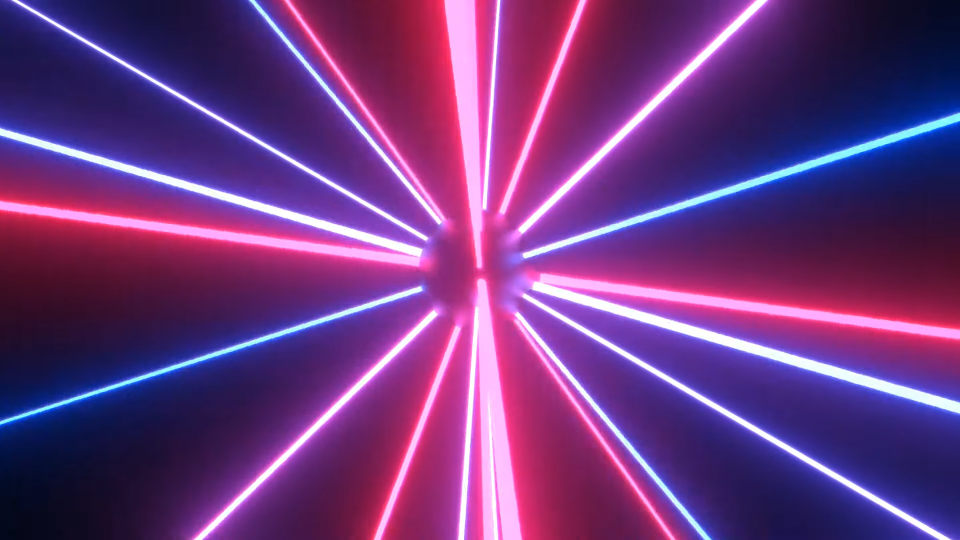
#> input picture fourth_practice/image.png, 1920 x 1080 px, found by its file name (shown at 1/2 size); its folder holds only this picture in this run
$ python fourth_practice.py
#> lines starting #> are read from the running program, lines starting #| are printed output that depends on the picture; after the words box and inside, x2 and y2 are one past the last pixel; in counts of white or black regions, pixels touching at a corner belong together
import sys
import numpy as np
import matplotlib.pyplot as plt
import os
import cv2

base_practice_folder = 'fourth_practice/'
csv_output_folder = f'{base_practice_folder}/csv_output'
if not os.path.exists(csv_output_folder):
    os.makedirs(csv_output_folder)

histogram_output_folder = f'{base_practice_folder}/histograms'
if not os.path.exists(histogram_output_folder):
    os.makedirs(histogram_output_folder)

images_output_folder = f'{base_practice_folder}/images'
if not os.path.exists(images_output_folder):
    os.makedirs(images_output_folder)

def save_channel_to_csv(channel, filename, fmt='%.8f'):
    filepath = os.path.join(csv_output_folder, filename)
    np.savetxt(filepath, channel, delimiter=',', fmt=fmt)

image = cv2.imread(f'{base_practice_folder}/image.png')
#> image is the input picture: shape (1080, 1920, 3); mean B, G, R 127, 56.8, 110.5

log_process = False

intensity_matrix = cv2.cvtColor(image, cv2.COLOR_BGR2GRAY)
# intensity_matrix = np.array([
#     [153, 175, 160, 176, 159, 149],
#     [167, 163, 158, 155, 162, 166],
#     [171, 171, 153, 153, 179, 159],
#     [167, 165, 163, 176, 152, 170],
#     [160, 152, 179, 151, 179, 147],
#     [158, 173, 176, 162, 167, 157],
# ])

sorted_normalized_intensity_matrix = np.sort(intensity_matrix, axis=None).reshape(intensity_matrix.shape)
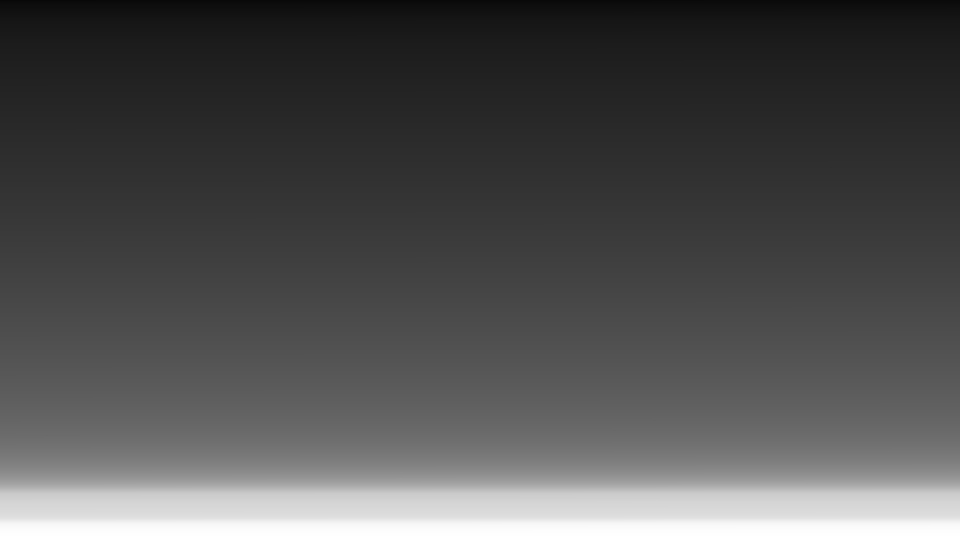
#> sorted_normalized_intensity_matrix: shape (1080, 1920) (shown at 1/2 size); min 7, max 255, mean 80.8
unique_sorted_normalized_intensity_matrix = np.unique(sorted_normalized_intensity_matrix)
#> unique_sorted_normalized_intensity_matrix = 249 values from 7 to 255

save_intensity_histogram = True

if save_intensity_histogram:
    min_intensity = np.min(sorted_normalized_intensity_matrix)
#> min_intensity = 7
    max_intensity = np.max(sorted_normalized_intensity_matrix)
#> max_intensity = 255

    counts, bins, patches = plt.hist(sorted_normalized_intensity_matrix.ravel(), bins=30, color='blue', alpha=0.7)
#> counts = 30 values, max 213609 at index 3, min 7041 at index 21, mean 69120; bins = 31 values from 7 to 255; patches = 30 items

    plt.title('Histograma de Intensidades')
    plt.xlabel('Intensidad')
    plt.ylabel('Frecuencia')
    plt.savefig(f'{histogram_output_folder}/segment_deviations.png')
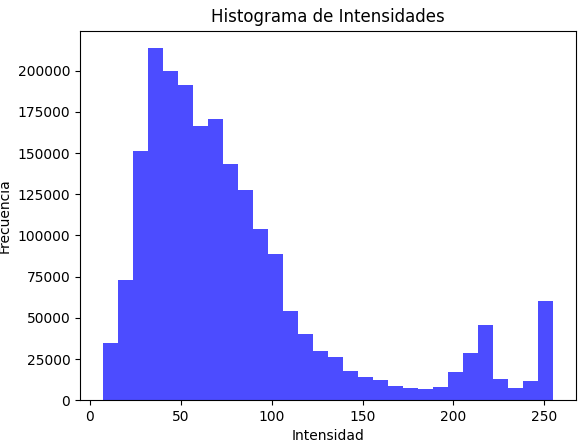
#> figure drawn by matplotlib, 1 panel; tallest bar 213609 high, from x = 31.8 to 40.07

# Calcular la frecuencia de ocurrencia de cada intensidad
unique, counts = np.unique(sorted_normalized_intensity_matrix, return_counts=True)
#> unique = 249 values from 7 to 255; counts = 249 values, max 27288 at index 38, min 190 at index 0, mean 8327.7
frequency = dict(zip(unique, counts))
#> frequency = 249 items

# Normalizar la frecuencia por el tamaño de la matriz
total_elements = sorted_normalized_intensity_matrix.size
normalized_intensity_frequency = {k: int(v) for k, v in frequency.items()}
#> normalized_intensity_frequency = 249 items
normalized_intensity_frequency_matrix = np.vectorize(normalized_intensity_frequency.get)(sorted_normalized_intensity_matrix)
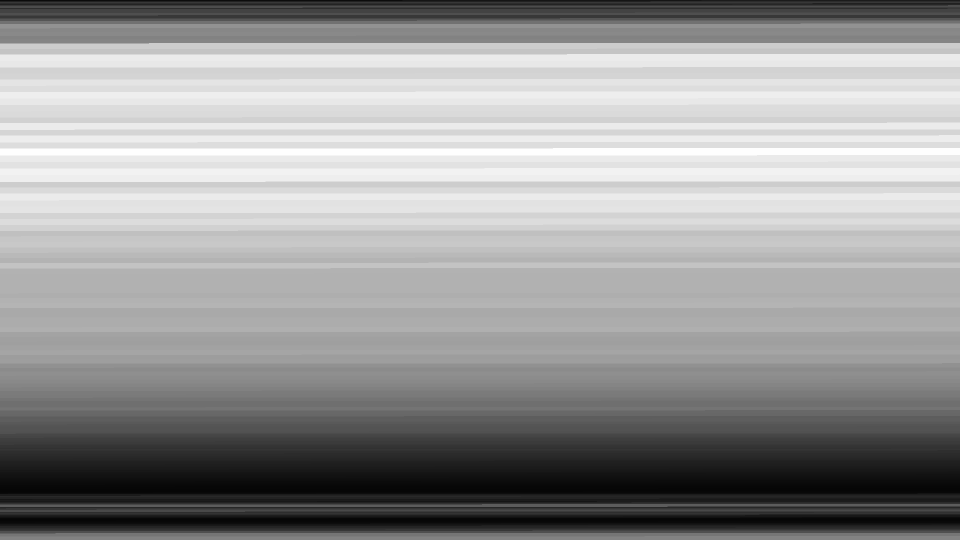
#> normalized_intensity_frequency_matrix: shape (1080, 1920) int64 (shown at 1/2 size); min 190, max 27288, mean 16450.9; drawn with min black and max white

flattened_intensity_matrix = sorted_normalized_intensity_matrix.flatten()
flattened_frequency_matrix = normalized_intensity_frequency_matrix.flatten()
unique_values, indices = np.unique(flattened_intensity_matrix, return_index=True)
#> unique_values = 249 values from 7 to 255; indices = 249 values from 0 to 2059529
unique_frequencies = flattened_frequency_matrix[indices]
#> unique_frequencies has the same summary as counts
unique_probabilities = unique_frequencies / normalized_intensity_frequency_matrix.size
#> unique_probabilities = 249 values, max 0.0132 at index 38, min 9.16e-05 at index 0, mean 0.00402

if log_process:
    print(unique_sorted_normalized_intensity_matrix)
    print(sorted_normalized_intensity_matrix)
    print(f'Frecuencia de normalizada de ocurrencia: {normalized_intensity_frequency_matrix}')
    print(intensity_matrix.size)

print(f'Resultados: {unique_values}')
#| Resultados: [  7   8   9  10  11  12  13  14  15  16  17  18  19  20  21  22  23  24
#|   25  26  27  28  29  30  31  32  33  34  35  36  37  38  39  40  41  42
#|   43  44  45  46  47  48  49  50  51  52  53  54  55  56  57  58  59  60
#|   61  62  63  64  65  66  67  68  69  70  71  72  73  74  75  76  77  78
#|   79  80  81  82  83  84  85  86  87  88  89  90  91  92  93  94  95  96
#|   97  98  99 100 101 102 103 104 105 106 107 108 109 110 111 112 113 114
#> (further printed lines are left out)
print(f'Frecuencias unicas: {unique_frequencies}')
#| Frecuencias unicas: [  190   615  2518  3738  6084  3680  4271  8309  5130  7349  7386  8646
#|   6150  6174  9314 12287 15779 14604 14808 14011 14375 22016 21060 25191
#|  24880 22585 22769 24493 23779 25525 24941 23645 23462 22410 25255 22849
#|  25397 23751 27288 25102 24273 25909 25493 22028 23368 25231 24262 24452
#|  22715 23619 22430 20686 21244 21537 20634 19933 19227 20924 19168 19049
#|  19089 19068 19002 18702 19129 19398 18177 18196 18521 18563 18816 17584
#> (further printed lines are left out)
print(f'Frecuencias de aparición: {unique_probabilities}')
#| Frecuencias de aparición: [9.16280864e-05 2.96585648e-04 1.21431327e-03 1.80266204e-03
#|  2.93402778e-03 1.77469136e-03 2.05970293e-03 4.00704090e-03
#|  2.47395833e-03 3.54407793e-03 3.56192130e-03 4.16956019e-03
#|  2.96585648e-03 2.97743056e-03 4.49170525e-03 5.92544367e-03
#|  7.60947145e-03 7.04282407e-03 7.14120370e-03 6.75684799e-03
#|  6.93238812e-03 1.06172840e-02 1.01562500e-02 1.21484375e-02
#> (further printed lines are left out)

image_mean = np.sum(unique_values * unique_probabilities) #uT
#> image_mean = 80.84

def calculate_variance_relation(image_mean, unique_probabilities, unique_values, intensity_threshold=162):
    thresholded_segment = unique_values <= intensity_threshold

    first_belonging_matrix = np.where(thresholded_segment, 1, 0)
    second_belonging_matrix = np.where(thresholded_segment, 0, 1)

    flattened_first_belonging = first_belonging_matrix.ravel()
    flattened_second_belonging = second_belonging_matrix.ravel()

    ocurrence_frequency_of_first_belonging = np.sum(flattened_first_belonging * unique_probabilities)
    ocurrence_frequency_of_second_belonging = np.sum(flattened_second_belonging * unique_probabilities)

    if ocurrence_frequency_of_first_belonging == 0 or ocurrence_frequency_of_second_belonging == 0:
        return float('inf')  # Evitar división por cero

    mean_first_belonging_matrix = np.sum(unique_values * unique_probabilities * flattened_first_belonging) / ocurrence_frequency_of_first_belonging #u0
    mean_second_belonging_matrix = np.sum(unique_values * unique_probabilities * flattened_second_belonging) / ocurrence_frequency_of_second_belonging #u1

    binarized_variance = (ocurrence_frequency_of_first_belonging*(mean_first_belonging_matrix - image_mean)**2) + (ocurrence_frequency_of_second_belonging*(mean_second_belonging_matrix - image_mean)**2)

    image_variance = (unique_values-image_mean)**2 * unique_probabilities

    variance_relationship = binarized_variance / np.sum(image_variance) #n = d²_b / d²_T

    if log_process:
        print(f'Suma de productos de los vectores de frecuencia y pertenencia (primera matriz de pertenencia): {ocurrence_frequency_of_first_belonging}')
        print(f'Suma de productos de los vectores de frecuencia y pertenencia (segunda matriz de pertenencia): {ocurrence_frequency_of_second_belonging}')
        print(f'Media de la primera matriz de pertenencia: {mean_first_belonging_matrix}')
        print(f'Media de la segunda matriz de pertenencia: {mean_second_belonging_matrix}')
        print(f'Varianza binarizada: {binarized_variance}')
        print(f'Varianza de la imagen: {np.sum(image_variance)}')
        print(f'Relación de varianzas: {variance_relationship}')
        print('\n')

    return variance_relationship

def find_optimal_threshold(sorted_normalized_intensity_matrix):
    min_intensity = int(np.min(sorted_normalized_intensity_matrix))
    max_intensity = int(np.max(sorted_normalized_intensity_matrix))
    optimal_threshold = min_intensity
    min_rv = float('inf')

    for threshold in range(min_intensity, max_intensity + 1):
        print(f'Resultados para umbral con intensidad: {threshold}')
        rv = calculate_variance_relation(image_mean=image_mean, unique_probabilities=unique_probabilities, unique_values=unique_values, intensity_threshold=threshold)
        if rv < min_rv:
            min_rv = rv
            optimal_threshold = threshold

    return optimal_threshold, min_rv

def calculate_entropy(probabilities):
    probabilities = probabilities[probabilities > 0]  # Eliminar ceros para evitar log(0)
    return -probabilities * np.log10(probabilities)

def calculate_total_entropy(intensity_threshold=162):
    thresholded_segment = unique_values <= intensity_threshold

    first_belonging_matrix = np.where(thresholded_segment, 1, 0).ravel()
    second_belonging_matrix = np.where(thresholded_segment, 0, 1).ravel()

    ocurrence_frequency_of_first_belonging = np.sum(first_belonging_matrix * unique_probabilities)
    ocurrence_frequency_of_second_belonging = np.sum(second_belonging_matrix * unique_probabilities)

    if ocurrence_frequency_of_first_belonging == 0 or ocurrence_frequency_of_second_belonging == 0:
        return float('inf')  # Evitar división por cero

    first_belonging_probabilities = calculate_entropy(ocurrence_frequency_of_first_belonging)
    second_belonging_probabilities = calculate_entropy(ocurrence_frequency_of_second_belonging)

    print(f'Entropía del primer bloque {first_belonging_probabilities}')
    print(f'Entropía del segundo bloque {second_belonging_probabilities}')

    return np.sum(first_belonging_probabilities + second_belonging_probabilities)

def find_optimal_threshold_min_entropy(intensities):
    min_intensity = int(np.min(intensities))
    max_intensity = int(np.max(intensities))
    optimal_threshold = min_intensity
    min_entropy = float('inf')

    for threshold in range(min_intensity, max_intensity + 1):
        print(f'Resultados para umbral con intensidad: {threshold}')
        total_entropy = calculate_total_entropy(intensity_threshold=threshold)
        print(f'Entropía total: {total_entropy}')
        if total_entropy < min_entropy:
            print(f'Entropía mínima: {total_entropy}')
            print(f'Umbral óptimo: {threshold}')
            min_entropy = total_entropy
            optimal_threshold = threshold
        print(f'\n')

    return optimal_threshold, min_entropy

def calculate_global_valley(unique_values, unique_probabilities, image_mean):
    image_variance = (unique_values-image_mean)**2 * unique_probabilities
    standard_deviation = np.sqrt(np.sum(image_variance))

    max_value = np.array([])
    best_threshold = 0
    for _, index in enumerate(range(0, unique_frequencies.shape[0]-2)):
        print(f'Resultados para umbral con intensidad: {unique_values[index+1]}')
        weighted_frequency_difference = ((standard_deviation*(unique_frequencies[index]-unique_frequencies[index+1])) + (standard_deviation*(unique_frequencies[index+2]-unique_frequencies[index+1]))) / 2
        print(f'Diferencia de frecuencia ponderada: {weighted_frequency_difference}')
        if max_value.size == 0 or np.abs(weighted_frequency_difference) > np.max(max_value):
            best_threshold = unique_values[index+1]
            print(f'Nuevo mejor umbral: {best_threshold}')

        max_value = np.append(max_value, np.abs(weighted_frequency_difference))
        print(f'\n')

    return (np.max(max_value), best_threshold)

print(f'Optimización de umbral por relación de varianzas')
optimal_threshold, min_variance_relation = find_optimal_threshold(sorted_normalized_intensity_matrix=sorted_normalized_intensity_matrix)
#> in find_optimal_threshold, `min_intensity = int(np.min(sorted_normalized_intensity_matrix))`: min_intensity = 7
#> in find_optimal_threshold, `max_intensity = int(np.max(sorted_normalized_intensity_matrix))`: max_intensity = 255
#> in find_optimal_threshold, `optimal_threshold = min_intensity`: optimal_threshold = 7
#> the loop in find_optimal_threshold, `for threshold in range(min_intensity, max_intensity + 1):` made 249 passes
#> (ocurrence_frequency_of_first_belonging in calculate_variance_relation, ocurrence_frequency_of_second_belonging in calculate_variance_relation, mean_first_belonging_matrix in calculate_variance_relation, mean_second_belonging_matrix in calculate_variance_relation, binarized_variance in calculate_variance_relation, variance_relationship in calculate_variance_relation, rv, min_rv) on pass 1: (9.16e-05, 1, 7, 80.85, 0.5, 0.000154, 0.000154, 0.000154)
#> after the loop in find_optimal_threshold, `for threshold in range(min_intensity, max_intensity + 1):`: min_rv = 0.000154; optimal_threshold = 7
#> optimal_threshold = 7; min_variance_relation = 0.000154
print(f'Optimal threshold {optimal_threshold}')
print(f'Min variance relation {min_variance_relation}')

optimal_threshold, min_entropy = find_optimal_threshold_min_entropy(intensities=unique_values)
#> in find_optimal_threshold_min_entropy, `min_intensity = int(np.min(intensities))`: min_intensity = 7
#> in find_optimal_threshold_min_entropy, `max_intensity = int(np.max(intensities))`: max_intensity = 255
#> in find_optimal_threshold_min_entropy, `optimal_threshold = min_intensity`: optimal_threshold = 7
#> the loop in find_optimal_threshold_min_entropy, `for threshold in range(min_intensity, max_intensity + 1):` made 249 passes
#> (ocurrence_frequency_of_first_belonging in calculate_total_entropy, ocurrence_frequency_of_second_belonging in calculate_total_entropy, first_belonging_probabilities in calculate_total_entropy, second_belonging_probabilities in calculate_total_entropy, total_entropy, min_entropy) on pass 1: (9.16e-05, 1, [0.00037], [3.98e-05], 0.00041, 0.00041)
print(f'Entropía: {calculate_total_entropy()}')
print(f'Umbral optimo: {optimal_threshold}')
print(f'Entropía minima: {min_entropy}')

print(f'Optimización de umbral por valle global')
max_value, best_threshold = calculate_global_valley(unique_values, unique_probabilities, image_mean)
print(f'Mejor valor: {max_value}')
print(f'Mejor umbral: {best_threshold}')


def reduce_tones(image, num_tones):
    thresholds = np.linspace(0, 256, num_tones + 1)
    reduced_image = np.zeros_like(image)

    print(f'Para numero de tonos {num_tones}')
    print(f'Umbrales {thresholds}')
    print('\n')
    for i in range(num_tones):
        lower_bound = thresholds[i]
        upper_bound = thresholds[i + 1]

        print(f'Lower bound: {lower_bound}')
        print(f'Upper bound: {upper_bound}')
        print('\n')

        mask = (image >= lower_bound) & (image < upper_bound)
        reduced_image[mask] = (lower_bound + upper_bound) // 2

    return reduced_image

three_tone_img = reduce_tones(intensity_matrix, 3).astype(np.uint8)
#> the loop in reduce_tones, `for i in range(num_tones):` made 3 passes
#> pass 1, in reduce_tones, `mask = (image >= lower_bound) & (image < upper_bound)`:
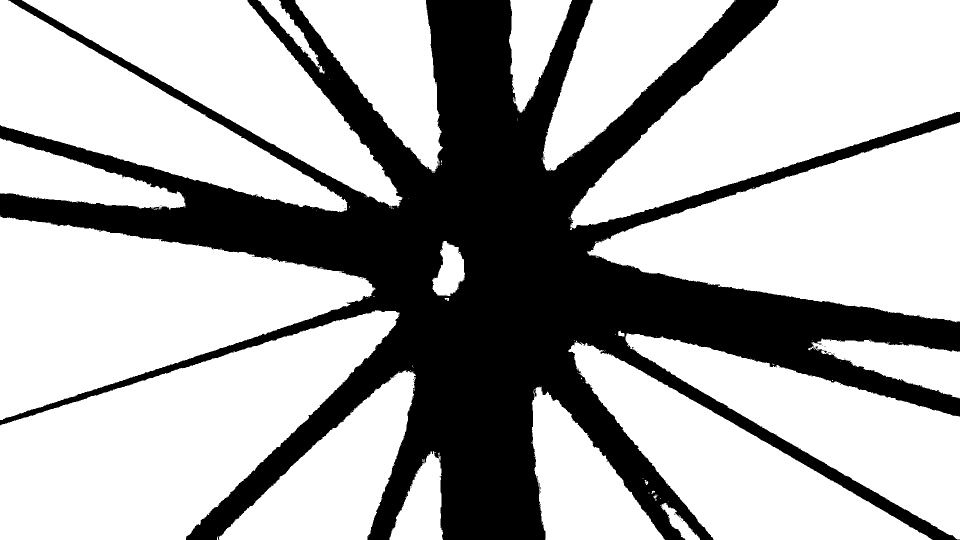
#> mask: shape (1080, 1920) bool (shown at 1/2 size); 68.1% white; 78 black regions (77 under 20 px), largest, box (x1, y1, x2, y2) and area: (0, 0, 1920, 1080) 662016
#> after the loop in reduce_tones, `for i in range(num_tones):`:
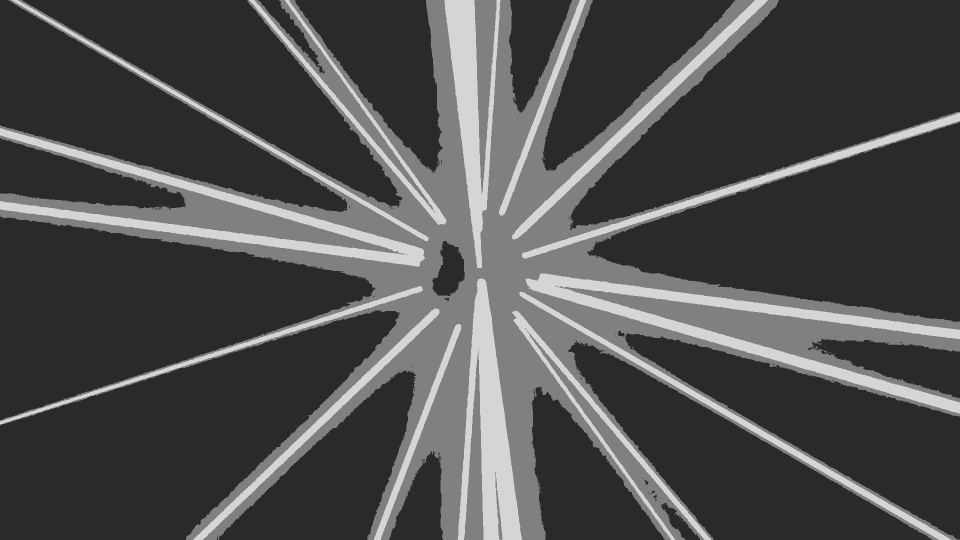
#> reduced_image: shape (1080, 1920) (shown at 1/2 size); min 42, max 213, mean 78
four_tone_img = reduce_tones(intensity_matrix, 4).astype(np.uint8)
#> call 2 of reduce_tones, with num_tones = 4
#> after the loop in reduce_tones (call 2), `for i in range(num_tones):`:
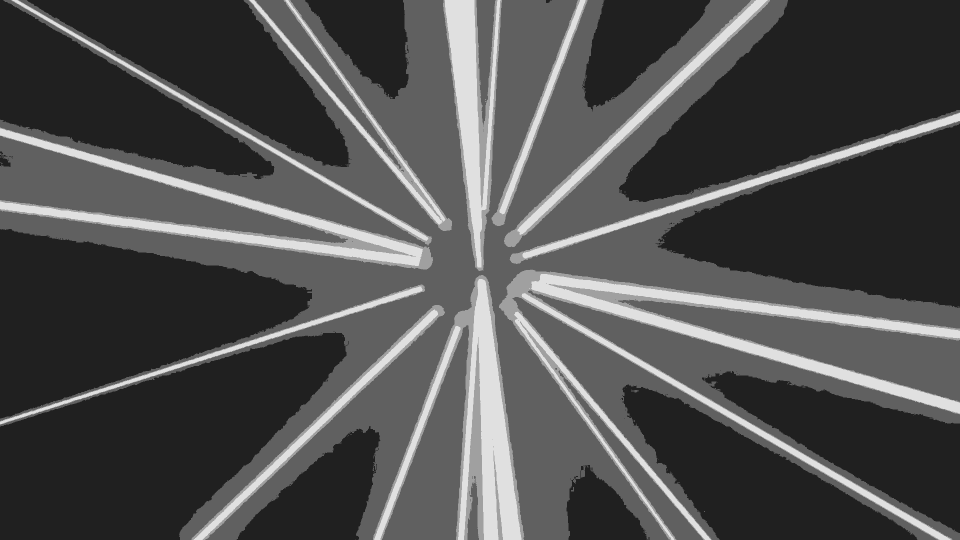
#> reduced_image: shape (1080, 1920) (shown at 1/2 size); min 32, max 224, mean 79.8
eight_tone_img = reduce_tones(intensity_matrix, 8).astype(np.uint8)
sixteen_tone_img = reduce_tones(intensity_matrix, 16).astype(np.uint8)
#> the loop in reduce_tones (call 4), `for i in range(num_tones):` made 16 passes
#> pass 3, in reduce_tones (call 4), `mask = (image >= lower_bound) & (image < upper_bound)`:
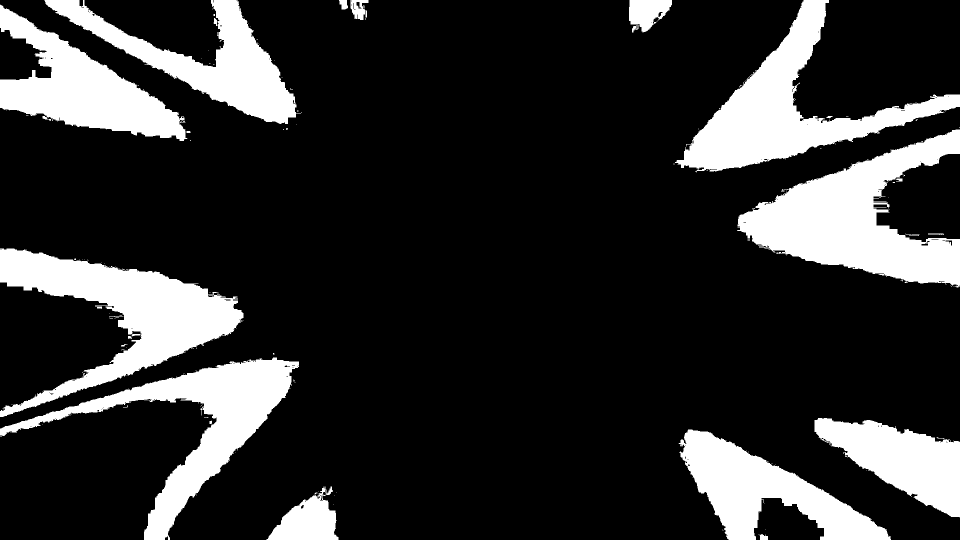
#> mask: shape (1080, 1920) bool (shown at 1/2 size); 18.7% white; 161 white regions (136 under 20 px), largest, box (x1, y1, x2, y2) and area: (1474, 259, 1920, 575) 64334, (0, 497, 487, 834) 57142, (1350, 0, 1920, 345) 54208

factor_scale = 75/100
cv2.imshow('3 tone', cv2.resize(three_tone_img, (0,0), fx=factor_scale, fy=factor_scale))
cv2.imshow('4 tone', cv2.resize(four_tone_img, (0,0), fx=factor_scale, fy=factor_scale))
cv2.imshow('8 tone', cv2.resize(eight_tone_img, (0,0), fx=factor_scale, fy=factor_scale))
cv2.imshow('16 tone', cv2.resize(sixteen_tone_img, (0,0), fx=factor_scale, fy=factor_scale))

cv2.imwrite(f'{images_output_folder}/three_tone_img.png', three_tone_img)
cv2.imwrite(f'{images_output_folder}/four_tone_img.png', four_tone_img)
cv2.imwrite(f'{images_output_folder}/eight_tone_img.png', eight_tone_img)
cv2.imwrite(f'{images_output_folder}/sixteen_tone_img.png', sixteen_tone_img)

save_channel_to_csv(three_tone_img, 'three_tone_img.csv', fmt='%d')
save_channel_to_csv(four_tone_img, 'four_tone_img.csv', fmt='%d')
save_channel_to_csv(eight_tone_img, 'eight_tone_img.csv', fmt='%d')
save_channel_to_csv(sixteen_tone_img, 'sixteen_tone_img.csv', fmt='%d')

cv2.waitKey(0)
cv2.destroyAllWindows()
